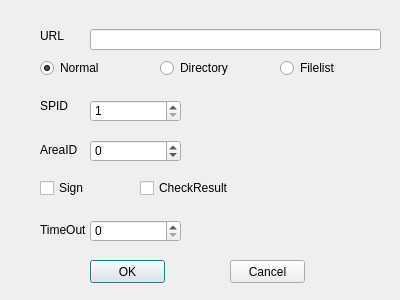
<?xml version="1.0" encoding="UTF-8"?>
<ui version="4.0">
 <class>Dialog</class>
 <widget class="QDialog" name="Dialog">
  <property name="geometry">
   <rect>
    <x>0</x>
    <y>0</y>
    <width>400</width>
    <height>300</height>
   </rect>
  </property>
  <property name="windowTitle">
   <string>Dialog</string>
  </property>
  <widget class="QLabel" name="label">
   <property name="geometry">
    <rect>
     <x>40</x>
     <y>30</y>
     <width>54</width>
     <height>12</height>
    </rect>
   </property>
   <property name="text">
    <string>URL</string>
   </property>
  </widget>
  <widget class="QLabel" name="label_2">
   <property name="geometry">
    <rect>
     <x>40</x>
     <y>100</y>
     <width>54</width>
     <height>12</height>
    </rect>
   </property>
   <property name="text">
    <string>SPID</string>
   </property>
  </widget>
  <widget class="QLabel" name="label_3">
   <property name="geometry">
    <rect>
     <x>40</x>
     <y>140</y>
     <width>54</width>
     <height>20</height>
    </rect>
   </property>
   <property name="text">
    <string>AreaID</string>
   </property>
  </widget>
  <widget class="QLabel" name="label_4">
   <property name="geometry">
    <rect>
     <x>40</x>
     <y>220</y>
     <width>54</width>
     <height>20</height>
    </rect>
   </property>
   <property name="text">
    <string>TimeOut</string>
   </property>
  </widget>
  <widget class="QCheckBox" name="checkBox">
   <property name="geometry">
    <rect>
     <x>140</x>
     <y>180</y>
     <width>91</width>
     <height>16</height>
    </rect>
   </property>
   <property name="text">
    <string>CheckResult</string>
   </property>
  </widget>
  <widget class="QCheckBox" name="checkBox_2">
   <property name="geometry">
    <rect>
     <x>40</x>
     <y>180</y>
     <width>71</width>
     <height>16</height>
    </rect>
   </property>
   <property name="text">
    <string>Sign</string>
   </property>
  </widget>
  <widget class="QRadioButton" name="radioButton">
   <property name="geometry">
    <rect>
     <x>40</x>
     <y>60</y>
     <width>89</width>
     <height>16</height>
    </rect>
   </property>
   <property name="text">
    <string>Normal</string>
   </property>
   <property name="checked">
    <bool>true</bool>
   </property>
  </widget>
  <widget class="QRadioButton" name="radioButton_2">
   <property name="geometry">
    <rect>
     <x>160</x>
     <y>60</y>
     <width>89</width>
     <height>16</height>
    </rect>
   </property>
   <property name="text">
    <string>Directory</string>
   </property>
  </widget>
  <widget class="QRadioButton" name="radioButton_3">
   <property name="geometry">
    <rect>
     <x>280</x>
     <y>60</y>
     <width>89</width>
     <height>16</height>
    </rect>
   </property>
   <property name="text">
    <string>Filelist</string>
   </property>
  </widget>
  <widget class="QLineEdit" name="lineEdit">
   <property name="geometry">
    <rect>
     <x>90</x>
     <y>29</y>
     <width>291</width>
     <height>21</height>
    </rect>
   </property>
  </widget>
  <widget class="QSpinBox" name="spinBox">
   <property name="geometry">
    <rect>
     <x>90</x>
     <y>100</y>
     <width>91</width>
     <height>22</height>
    </rect>
   </property>
   <property name="minimum">
    <number>1</number>
   </property>
   <property name="maximum">
    <number>2147483647</number>
   </property>
  </widget>
  <widget class="QSpinBox" name="spinBox_2">
   <property name="geometry">
    <rect>
     <x>90</x>
     <y>140</y>
     <width>91</width>
     <height>22</height>
    </rect>
   </property>
   <property name="minimum">
    <number>-1</number>
   </property>
   <property name="maximum">
    <number>9999</number>
   </property>
  </widget>
  <widget class="QSpinBox" name="spinBox_3">
   <property name="geometry">
    <rect>
     <x>90</x>
     <y>220</y>
     <width>91</width>
     <height>22</height>
    </rect>
   </property>
   <property name="minimum">
    <number>0</number>
   </property>
   <property name="maximum">
    <number>86400</number>
   </property>
  </widget>
  <widget class="QPushButton" name="pushButton">
   <property name="geometry">
    <rect>
     <x>90</x>
     <y>260</y>
     <width>75</width>
     <height>23</height>
    </rect>
   </property>
   <property name="text">
    <string>OK</string>
   </property>
  </widget>
  <widget class="QPushButton" name="pushButton_2">
   <property name="geometry">
    <rect>
     <x>230</x>
     <y>260</y>
     <width>75</width>
     <height>23</height>
    </rect>
   </property>
   <property name="text">
    <string>Cancel</string>
   </property>
  </widget>
 </widget>
 <resources/>
 <connections>
  <connection>
   <sender>pushButton_2</sender>
   <signal>clicked()</signal>
   <receiver>Dialog</receiver>
   <slot>reject()</slot>
   <hints>
    <hint type="sourcelabel">
     <x>244</x>
     <y>271</y>
    </hint>
    <hint type="destinationlabel">
     <x>308</x>
     <y>234</y>
    </hint>
   </hints>
  </connection>
  <connection>
   <sender>pushButton</sender>
   <signal>clicked()</signal>
   <receiver>Dialog</receiver>
   <slot>startInject()</slot>
   <hints>
    <hint type="sourcelabel">
     <x>130</x>
     <y>272</y>
    </hint>
    <hint type="destinationlabel">
     <x>34</x>
     <y>264</y>
    </hint>
   </hints>
  </connection>
 </connections>
 <slots>
  <slot>startInject()</slot>
 </slots>
</ui>
